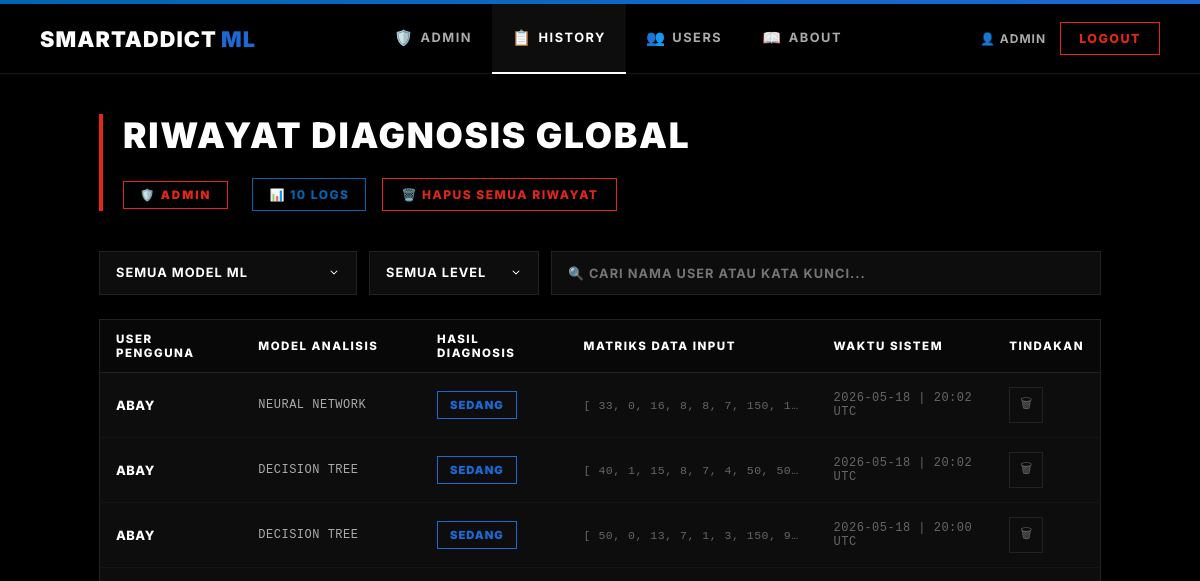
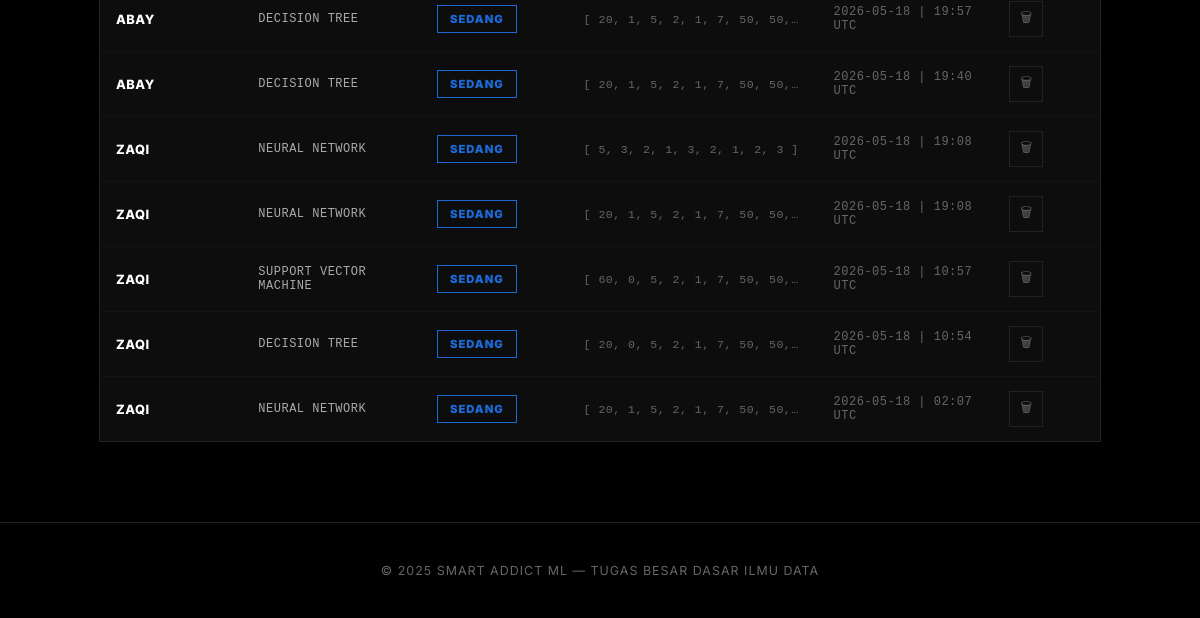
Before: /admin/history (signed in) with the older database file (2 pictures, top to bottom).
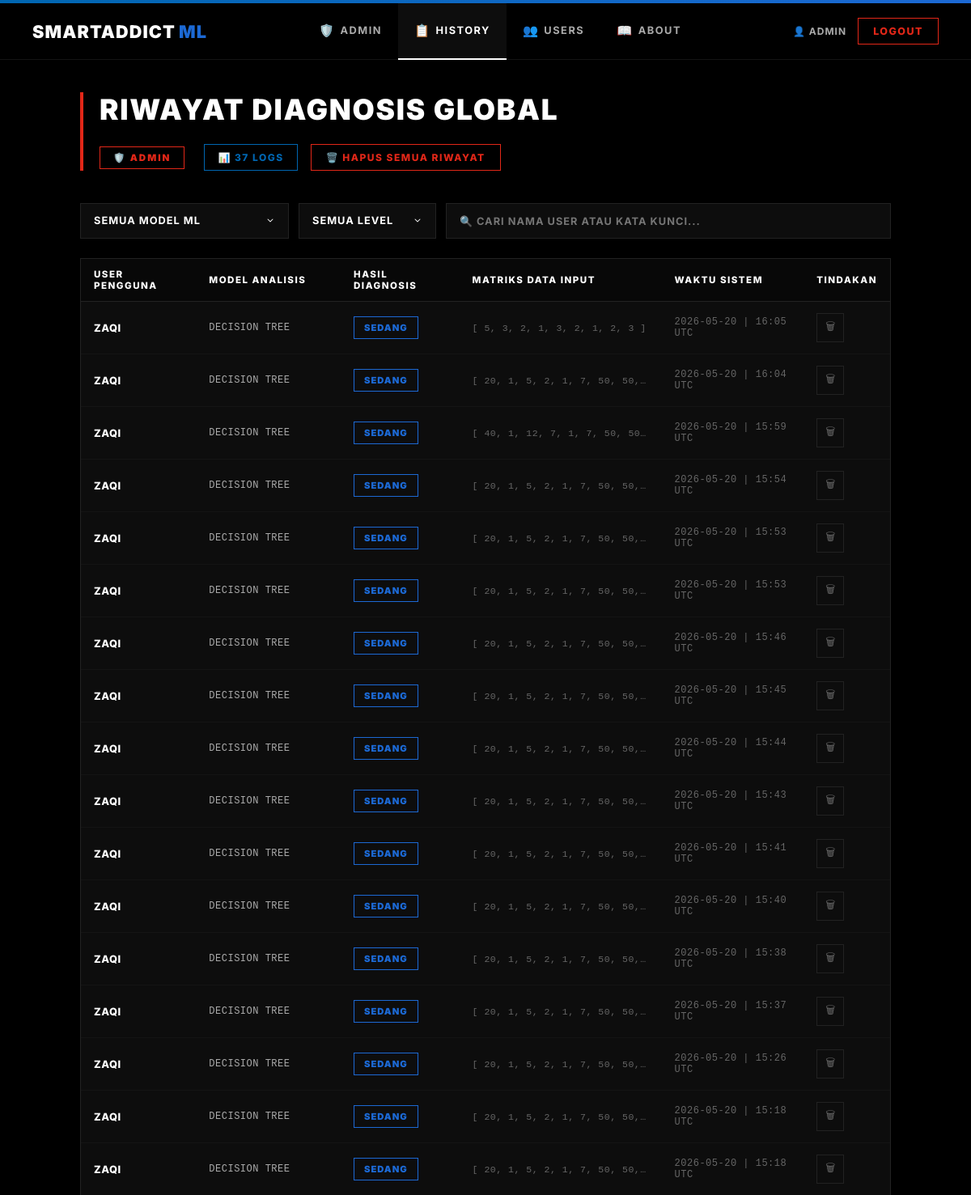
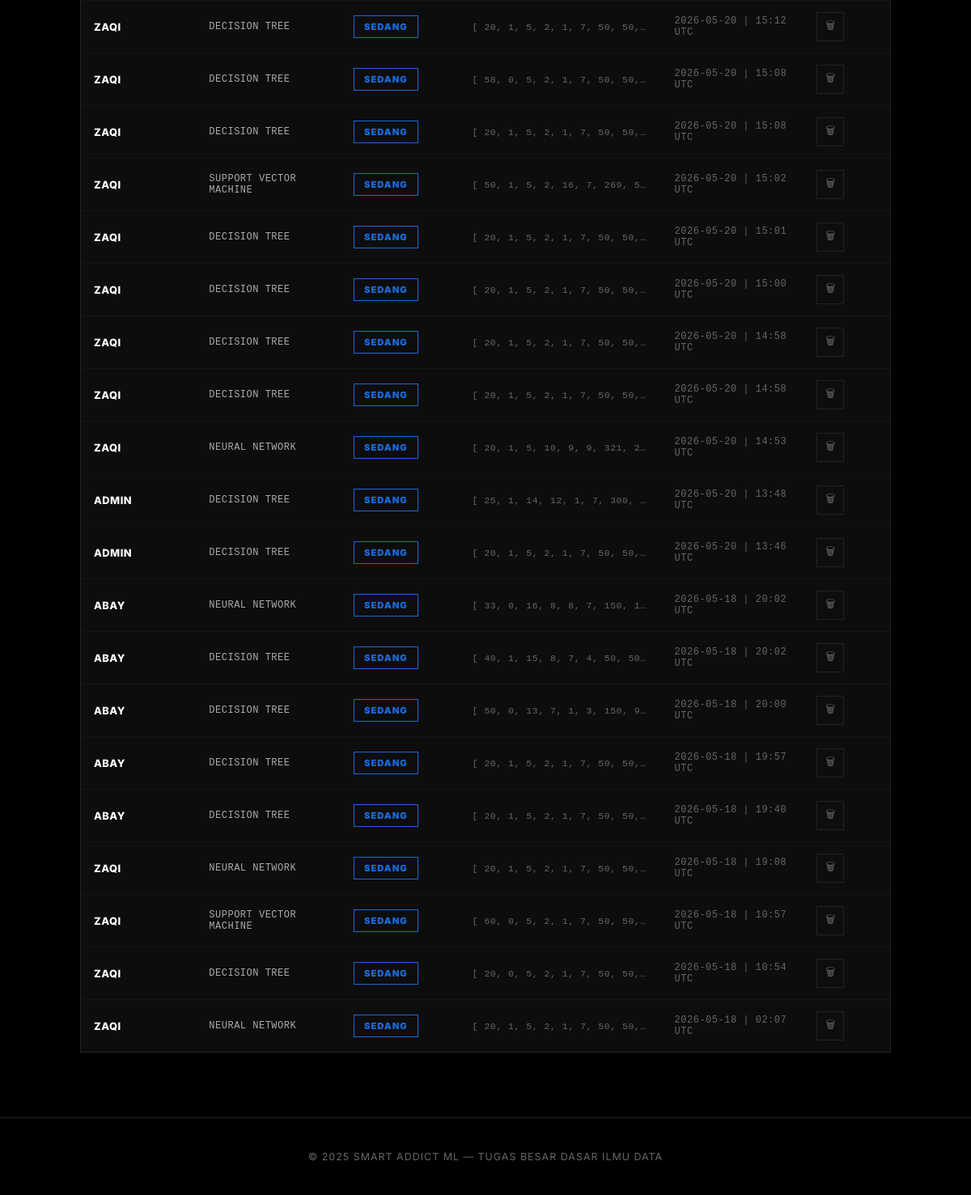
After: the same page with the newer database file (2 pictures, top to bottom).
### app.py (models this page shows, shortened)
class User(UserMixin, db.Model):
    id = db.Column(db.Integer, primary_key=True)
    username = db.Column(db.String(80), unique=True, nullable=False)
    password_hash = db.Column(db.String(200), nullable=False)
    role = db.Column(db.String(10), default='user')  # 'user' or 'admin'
    created_at = db.Column(db.DateTime, default=datetime.utcnow)
    predictions = db.relationship('Prediction', backref='user', lazy=True)
    @property
    def is_admin(self):
        return self.role == 'admin'

class Prediction(db.Model):
    id = db.Column(db.Integer, primary_key=True)
    user_id = db.Column(db.Integer, db.ForeignKey('user.id'), nullable=False)
    model_name = db.Column(db.String(50), nullable=False)
    input_values = db.Column(db.Text, nullable=False)  # JSON string
    result = db.Column(db.String(20), nullable=False)
    prediction_raw = db.Column(db.Integer, nullable=False)
    timestamp = db.Column(db.DateTime, default=datetime.utcnow)
    @property
    def input_list(self):
        return json.loads(self.input_values)

### app.py (the view)
@app.route("/admin/history")
@admin_required
def admin_history():
    all_preds = Prediction.query.order_by(Prediction.timestamp.desc()).all()
    return render_template("admin/all_history.html", predictions=all_preds, active_page='admin_history')

### app.py (called while the page is built)
@app.after_request
def add_no_cache(response):
    response.headers['Cache-Control'] = 'no-store, no-cache, must-revalidate, max-age=0'
    response.headers['Pragma'] = 'no-cache'
    response.headers['Expires'] = '0'
    return response

@login_manager.user_loader
def load_user(user_id):
    return User.query.get(int(user_id))

def admin_required(f):
    @wraps(f)
    @login_required
    def decorated(*args, **kwargs):
        if not current_user.is_admin:
            flash('Akses ditolak. Hanya admin yang bisa mengakses halaman ini.', 'error')
            return redirect(url_for('dashboard'))
        return f(*args, **kwargs)
    return decorated

### templates/admin/all_history.html (shortened to what this page needs)
{% extends "base.html" %}
{% block content %}
<main class="content">
    <div class="page-header">
        <div class="header-text">
            <h1>RIWAYAT DIAGNOSIS GLOBAL</h1>
        </div>
        <div class="header-actions">
            <span class="admin-badge" style="margin-right: 8px;">🛡️ ADMIN</span>
            <div class="count-badge">📊 <span id="vc">{{ predictions|length }}</span> LOGS</div>
            {% if predictions %}
            <form method="post" action="{{ url_for('admin_clear_all') }}" style="display:inline" onsubmit="return confirm('APAKAH ANDA YAKIN INGIN MENGHAPUS SELURUH LOG RIWAYAT DI SISTEM?')">
                <button type="submit" class="btn-danger">🗑️ HAPUS SEMUA RIWAYAT</button>
            </form>
            {% endif %}
        </div>
    </div>
    {% if predictions %}
    <div class="filter-bar">
        <select id="fM" onchange="af()">
            <option value="">SEMUA MODEL ML</option>
        </select>
        <select id="fL" onchange="af()">
            <option value="">SEMUA LEVEL</option>
        </select>
        <input type="text" id="fS" placeholder="🔍 CARI NAMA USER ATAU KATA KUNCI..." oninput="af()">
    </div>
    <div class="table-container">
        <table class="h-table">
            <thead>
                <tr>
                    <th>USER PENGGUNA</th>
                    <th>MODEL ANALISIS</th>
                    <th>HASIL DIAGNOSIS</th>
                    <th>MATRIKS DATA INPUT</th>
                    <th>WAKTU SISTEM</th>
                    <th>TINDAKAN</th>
                </tr>
            </thead>
            <tbody id="tb">
                {% for p in predictions %}
                <tr data-m="{{ p.model_name }}" data-l="{{ p.result }}" data-t="{{ p.user.username }} {{ p.model_name }} {{ p.result }}">
                    <td style="font-weight:800; color:#ffffff; text-transform: uppercase;">{{ p.user.username }}</td>
                    <td style="font-family: monospace; text-transform: uppercase; font-size: 0.75rem;">{{ p.model_name }}</td>
                    <td>
                        <span class="badge-sm {% if p.result == 'Rendah' %}r{% elif p.result == 'Sedang' %}s{% else %}t{% endif %}">
                            {{ p.result | upper }}
                        </span>
                    </td>
                    <td style="font-size:0.72rem; color:var(--text-muted); font-family:monospace; max-width:250px; overflow:hidden; text-overflow:ellipsis; white-space:nowrap" title="{{ p.input_list }}">
                        [
                        {% for val in p.input_list %}
                          {{ val | round | int }}{% if not loop.last %}, {% endif %}
                        {% endfor %}
                        ]
                    </td>
                    <td style="color:var(--text-muted); font-family: monospace; font-size:0.75rem">{{ p.timestamp.strftime('%Y-%m-%d | %H:%M UTC') }}</td>
                    <td>
                        <form method="post" action="{{ url_for('delete_prediction', pred_id=p.id) }}" onsubmit="return confirm('HAPUS LOG DIAGNOSIS INI?')">
                            <button class="del-btn" title="Hapus entry">🗑</button>
                        </form>
                    </td>
                </tr>
                {% endfor %}
            </tbody>
        </table>
    </div>
    {% else %}
    <div style="text-align:center; padding:64px; color:var(--text-muted); border: 1px dashed var(--border-card); text-transform: uppercase; letter-spacing: 1.5px; font-weight: 800;">
        📭 BELUM ADA REKAMAN LOG DIAGNOSIS DALAM SISTEM.
    </div>
    {% endif %}
</main>
{% endblock %}

### templates/base.html (shortened to what this page needs)
<!doctype html>
<html lang="id" data-theme="light">
<head>
</head>
<body>
    <div class="navbar-wrap">
        <nav class="navbar">
            <a href="{{ url_for('dashboard') }}" class="logo" style="text-decoration:none">SmartAddict<span style="color:var(--m-blue-dark); font-weight: 900; margin-left: 4px;">ML</span></a>
            <div class="nav-center">
                {% if current_user.is_authenticated and current_user.is_admin %}
                <a href="{{ url_for('admin_dashboard') }}" {% if active_page == 'admin_dashboard' %}class="active"{% endif %}><span class="nav-icon">🛡️</span>Admin</a>
                <a href="{{ url_for('admin_history') }}" {% if active_page == 'admin_history' %}class="active"{% endif %}><span class="nav-icon">📋</span>History</a>
                <a href="{{ url_for('admin_users') }}" {% if active_page == 'admin_users' %}class="active"{% endif %}><span class="nav-icon">👥</span>Users</a>
                <a href="{{ url_for('about') }}" {% if active_page == 'about' %}class="active"{% endif %}><span class="nav-icon">📖</span>About</a>
                {% else %}
                <a href="{{ url_for('dashboard') }}" {% if active_page == 'dashboard' %}class="active"{% endif %}><span class="nav-icon">📊</span>Dashboard</a>
                <a href="{{ url_for('about') }}" {% if active_page == 'about' %}class="active"{% endif %}><span class="nav-icon">📖</span>About</a>
                {% endif %}
            </div>
            <div class="nav-actions">
                {% if current_user.is_authenticated %}
                <span style="font-size:0.75rem;color:var(--text-secondary);font-weight:700;text-transform:uppercase;letter-spacing:1px">👤 {{ current_user.username }}</span>
                <a href="{{ url_for('logout') }}" class="btn-nav-logout">Logout</a>
                {% else %}
                <a href="{{ url_for('login') }}" class="btn-nav-login">Login</a>
                {% endif %}
            </div>
        </nav>
    </div>
    <div class="nav-spacer"></div>
    {% block content %}{% endblock %}
    {% block footer %}
    <footer class="footer">
        <p>© 2025 Smart Addict ML — Tugas Besar Dasar Ilmu Data</p>
    </footer>
    {% endblock %}
</body>
</html>

### templates/base.html (style rules this page uses)
*, *::before, *::after { box-sizing: border-box; margin: 0; padding: 0; }
:root, [data-theme="dark"], [data-theme="light"] { --bg-primary: #000000; --bg-card: #0d0d0d; --bg-input: #141414; --border-card: #222222; --border-input: #2a2a2a; --text-primary: #ffffff; --text-secondary: #aaaaaa; --text-muted: #666666; --navbar-bg: #000000; --navbar-border: #141414; --navbar-shadow: none; --m-blue-light: #0066b1; --m-blue-dark: #1c69d4; --m-red: #e22718; --accent-cyan: #ffffff; --accent-blue: #0066b1; --accent-purple: #1c69d4; --accent-emerald: #34d399; --accent-rose: #e22718; --accent-amber: #fbbf24; --nav-active-bg: rgba(255, 255, 255, 0.05); --nav-active-glow: none; }
body { font-family: 'Inter', system-ui, -apple-system, sans-serif; background: var(--bg-primary); color: var(--text-primary); min-height: 100vh; overflow-x: hidden; }
.navbar-wrap { position: fixed; top: 0; left: 0; right: 0; z-index: 50; width: 100%; }
.navbar { background: var(--navbar-bg); border-bottom: 1px solid var(--navbar-border); padding: 0 40px; height: 70px; display: flex; align-items: center; justify-content: space-between; }
.nav-spacer { height: 74px; }
.logo { font-family: 'Inter', sans-serif; font-size: 1.35rem; font-weight: 900; letter-spacing: 0.05em; text-transform: uppercase; color: #ffffff; white-space: nowrap; user-select: none; }
.nav-center { display: flex; align-items: center; height: 100%; }
.nav-center a { padding: 0 20px; font-size: 0.8rem; font-weight: 700; color: var(--text-secondary); text-decoration: none; text-transform: uppercase; letter-spacing: 1.5px; height: 70px; display: inline-flex; align-items: center; transition: all 0.2s ease; border-bottom: 2px solid transparent; }
.nav-center a.active { color: #ffffff; background: var(--nav-active-bg); border-bottom: 2px solid #ffffff; }
.nav-center a .nav-icon { margin-right: 6px; font-size: 0.95rem; }
.nav-actions { display: flex; align-items: center; gap: 14px; }
.btn-nav-logout { text-decoration: none; padding: 8px 18px; border-radius: 0px; font-size: 0.78rem; font-weight: 800; text-transform: uppercase; letter-spacing: 1.5px; background: transparent; color: var(--m-red); border: 1px solid var(--m-red); transition: all 0.2s ease; }
.footer { text-align: center; padding: 40px 24px; font-size: 0.78rem; color: var(--text-muted); border-top: 1px solid var(--border-card); position: relative; z-index: 1; background: #000000; text-transform: uppercase; letter-spacing: 1px; }

Changed rows visible on the page:
removed Prediction: user.username "ZAQI", model_name "NEURAL NETWORK", result "SEDANG", val "5" "3" "2" "1" "3" "2" "1" "2" "3", timestamp "2026-05-18 | 19:08 UTC"
added Prediction: user.username "ZAQI", model_name "DECISION TREE", result "SEDANG", val "5" "3" "2" "1" "3" "2" "1" "2" "3", timestamp "2026-05-20 | 16:05 UTC"
added Prediction: user.username "ZAQI", model_name "DECISION TREE", result "SEDANG", val "20" "1" "5" "2" "1" "7" "50" "50", timestamp "2026-05-20 | 16:04 UTC"
added Prediction: user.username "ZAQI", model_name "DECISION TREE", result "SEDANG", val "40" "1" "12" "7" "1" "7" "50" "50", timestamp "2026-05-20 | 15:59 UTC"
added Prediction: user.username "ZAQI", model_name "DECISION TREE", result "SEDANG", val "20" "1" "5" "2" "1" "7" "50" "50", timestamp "2026-05-20 | 15:54 UTC"
added Prediction: user.username "ZAQI", model_name "DECISION TREE", result "SEDANG", val "20" "1" "5" "2" "1" "7" "50" "50", timestamp "2026-05-20 | 15:53 UTC"
added Prediction: user.username "ZAQI", model_name "DECISION TREE", result "SEDANG", val "20" "1" "5" "2" "1" "7" "50" "50", timestamp "2026-05-20 | 15:53 UTC"
added Prediction: user.username "ZAQI", model_name "DECISION TREE", result "SEDANG", val "20" "1" "5" "2" "1" "7" "50" "50", timestamp "2026-05-20 | 15:46 UTC"
added Prediction: user.username "ZAQI", model_name "DECISION TREE", result "SEDANG", val "20" "1" "5" "2" "1" "7" "50" "50", timestamp "2026-05-20 | 15:45 UTC"
added Prediction: user.username "ZAQI", model_name "DECISION TREE", result "SEDANG", val "20" "1" "5" "2" "1" "7" "50" "50", timestamp "2026-05-20 | 15:44 UTC"
added Prediction: user.username "ZAQI", model_name "DECISION TREE", result "SEDANG", val "20" "1" "5" "2" "1" "7" "50" "50", timestamp "2026-05-20 | 15:43 UTC"
added Prediction: user.username "ZAQI", model_name "DECISION TREE", result "SEDANG", val "20" "1" "5" "2" "1" "7" "50" "50", timestamp "2026-05-20 | 15:41 UTC"
added Prediction: user.username "ZAQI", model_name "DECISION TREE", result "SEDANG", val "20" "1" "5" "2" "1" "7" "50" "50", timestamp "2026-05-20 | 15:40 UTC"
added Prediction: user.username "ZAQI", model_name "DECISION TREE", result "SEDANG", val "20" "1" "5" "2" "1" "7" "50" "50", timestamp "2026-05-20 | 15:38 UTC"
added Prediction: user.username "ZAQI", model_name "DECISION TREE", result "SEDANG", val "20" "1" "5" "2" "1" "7" "50" "50", timestamp "2026-05-20 | 15:37 UTC"
added Prediction: user.username "ZAQI", model_name "DECISION TREE", result "SEDANG", val "20" "1" "5" "2" "1" "7" "50" "50", timestamp "2026-05-20 | 15:26 UTC"
added Prediction: user.username "ZAQI", model_name "DECISION TREE", result "SEDANG", val "20" "1" "5" "2" "1" "7" "50" "50", timestamp "2026-05-20 | 15:18 UTC"
added Prediction: user.username "ZAQI", model_name "DECISION TREE", result "SEDANG", val "20" "1" "5" "2" "1" "7" "50" "50", timestamp "2026-05-20 | 15:18 UTC"
added Prediction: user.username "ZAQI", model_name "DECISION TREE", result "SEDANG", val "20" "1" "5" "2" "1" "7" "50" "50", timestamp "2026-05-20 | 15:12 UTC"
added Prediction: user.username "ZAQI", model_name "DECISION TREE", result "SEDANG", val "58" "0" "5" "2" "1" "7" "50" "50", timestamp "2026-05-20 | 15:08 UTC"
added Prediction: user.username "ZAQI", model_name "DECISION TREE", result "SEDANG", val "20" "1" "5" "2" "1" "7" "50" "50", timestamp "2026-05-20 | 15:08 UTC"
added Prediction: user.username "ZAQI", model_name "SUPPORT VECTOR MACHINE", result "SEDANG", val "50" "1" "5" "2" "16" "7" "269" "5…", timestamp "2026-05-20 | 15:02 UTC"
added Prediction: user.username "ZAQI", model_name "DECISION TREE", result "SEDANG", val "20" "1" "5" "2" "1" "7" "50" "50", timestamp "2026-05-20 | 15:01 UTC"
added Prediction: user.username "ZAQI", model_name "DECISION TREE", result "SEDANG", val "20" "1" "5" "2" "1" "7" "50" "50", timestamp "2026-05-20 | 15:00 UTC"
added Prediction: user.username "ZAQI", model_name "DECISION TREE", result "SEDANG", val "20" "1" "5" "2" "1" "7" "50" "50", timestamp "2026-05-20 | 14:58 UTC"
added Prediction: user.username "ZAQI", model_name "DECISION TREE", result "SEDANG", val "20" "1" "5" "2" "1" "7" "50" "50", timestamp "2026-05-20 | 14:58 UTC"
added Prediction: user.username "ZAQI", model_name "NEURAL NETWORK", result "SEDANG", val "20" "1" "5" "10" "9" "9" "321" "2…", timestamp "2026-05-20 | 14:53 UTC"
added Prediction: user.username "ADMIN", model_name "DECISION TREE", result "SEDANG", val "25" "1" "14" "12" "1" "7" "300", timestamp "2026-05-20 | 13:48 UTC"
added Prediction: user.username "ADMIN", model_name "DECISION TREE", result "SEDANG", val "20" "1" "5" "2" "1" "7" "50" "50", timestamp "2026-05-20 | 13:46 UTC"
Other visible differences:
{{ predictions|length }}: "10" → "37"
